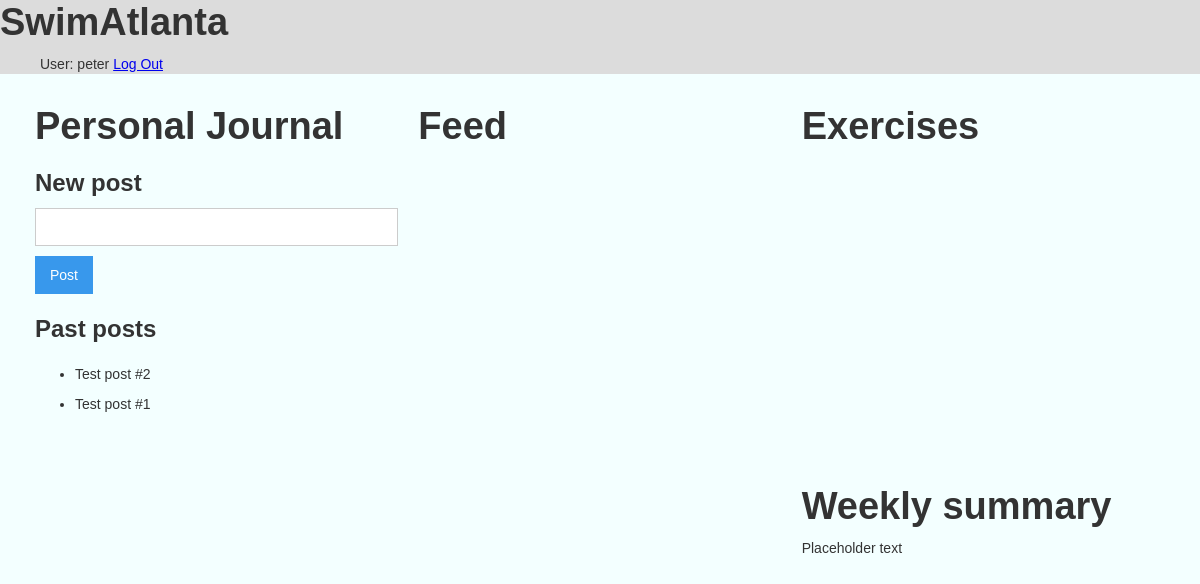
/home/home (signed in), run on an earlier commit of the app's database.
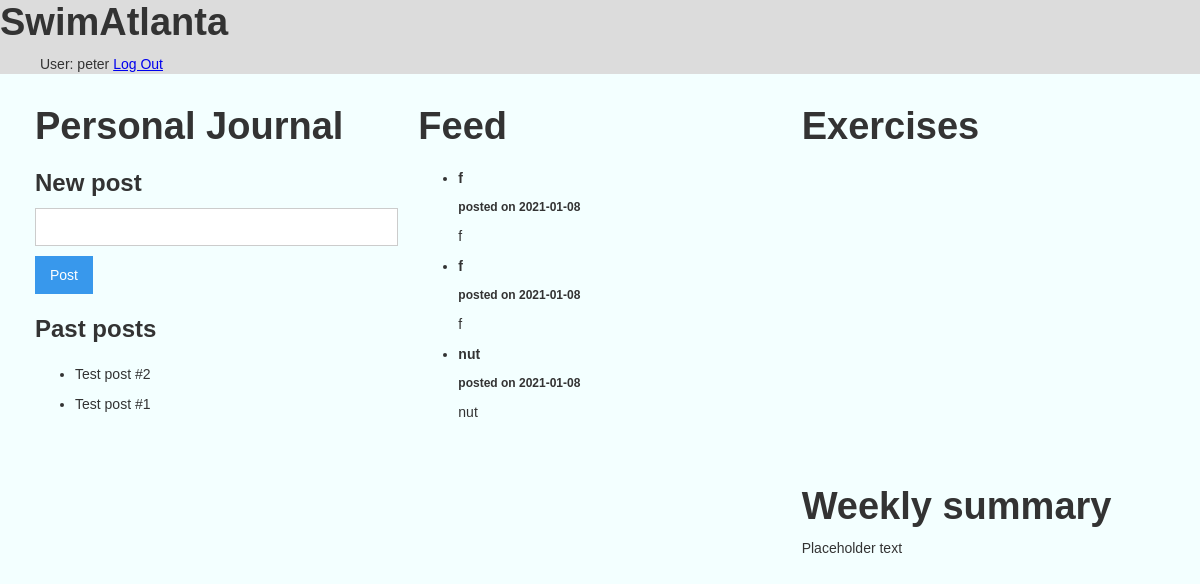
And on a later commit of the database.
### tables this page shows
CREATE TABLE user (
  id INTEGER PRIMARY KEY AUTOINCREMENT,
  username TEXT UNIQUE NOT NULL,
  password TEXT NOT NULL,
  isCoach INTEGER DEFAULT 0,
  tags TEXT 
);

CREATE TABLE journalPosts (
    id INTEGER PRIMARY KEY AUTOINCREMENT,
    created TIMESTAMP NOT NULL DEFAULT CURRENT_TIMESTAMP,
    author_id INTEGER NOT NULL,
    body TEXT NOT NULL,
    FOREIGN KEY (author_id) REFERENCES user (id)
);

CREATE TABLE feedPosts (
    id INTEGER PRIMARY KEY AUTOINCREMENT,
    created TIMESTAMP NOT NULL DEFAULT CURRENT_TIMESTAMP,
    title TEXT NOT NULL,
    body TEXT NOT NULL,
    tag TEXT NOT NULL DEFAULT main
);

### website/home.py (the view, shortened to what this page needs)
@bp.route('/home/home', methods=("GET", "POST"))
@login_required
def home():
    db = get_db()
    feedPosts = db.execute(
        "SELECT title, body, created"
        " FROM feedPosts"
        " ORDER BY created DESC"
    ).fetchall()
    journalPosts = db.execute(
        'SELECT p.id, body, created, author_id, username'
        ' FROM journalPosts p JOIN user u ON p.author_id = u.id'
        ' ORDER BY created DESC'
    ).fetchall()
    exercises = db.execute(
        "SELECT title, descript"
        " From exercises"
        " ORDER BY title"
    ).fetchall()
    weeklySummary = "test string"
    return render_template("home/home.html",
    feedPosts=feedPosts, journalPosts=journalPosts,
    exercises=exercises, weeklySummary=weeklySummary)

### website/auth.py (called while the page is built)
@bp.before_app_request
def load_logged_in_user():
    user_id = session.get("user_id")
    if user_id is None:
        g.user = None
    else:
        g.user = (
            get_db().execute("SELECT * FROM user WHERE id = ?", (user_id,)).fetchone()
        )

def login_required(view):
    @functools.wraps(view)
    def wrapped_view(**kwargs):
        if g.user is None:
            return redirect(url_for('auth.login'))
        return view(**kwargs)
    return wrapped_view

### website/db.py (called while the page is built)
def get_db():
    if "db" not in g:
        g.db = sqlite3.connect(
            current_app.config["DATABASE"], detect_types=sqlite3.PARSE_DECLTYPES
        )
        g.db.row_factory = sqlite3.Row
    return g.db

### website/templates/home/home.html (shortened to what this page needs)
{% extends 'base.html' %}
{% block content %}
<html>
<body style="background-color: #F3FFFF;">
    <div class="section" >
        <div class="columns w-row">
            <div class="column-3 w-col w-col-4">
                <div>
                    <h1 class="heading-4">Personal Journal</h1>
                </div>
                <div>
                    <div>
                        <h3>New post</h3>
                    </div>
                    <div>
                        <div class="w-form">
                            <form method="post">
                                    <input name="journal" id="journal" class="w-input" required>
                                    <input type="submit" value="Post" class="w-button">
                            </form>
                        </div>
                    </div>
                </div>
                <div>
                    <div class="div-block-3">
                        <h3>Past posts</h3>
                    </div>
                    <div class="div-block-2">
                        <ul role="list" class="list">
                            {% for journal in journalPosts %}
                            {% if g.user['id'] == journal['author_id'] %}
                            <li class="list-item">
                                <p>{{ journal.body }}</p>
                            </li>
                            {% endif %}
                            {% endfor %}
                        </ul>
                    </div>
                </div>
            </div>
            <div class="column-2 w-col w-col-4">
                <div>
                    <div>
                        <h1 class="heading-3">Feed</h1>
                    </div>
                </div>
                <div>
                    <ul role="list" class="list-2">
                        {% for post in feedPosts %}
                        <li class="list-item">
                            <h5>{{ post['title'] }}</h5>
                            <h6>posted on {{ post['created'].strftime('%Y-%m-%d') }}</h6>
                            <p>{{ post['body'] }}</p>
                        </li>
                        {% endfor %}
                    </ul>
                </div>
            </div>
            <div class="column-4 w-col w-col-4">
                <div class="div-block-5">
                    <div class="div-block-4">
                        <div>
                            <h1 class="heading-2">Exercises</h1>
                        </div>
                        <div class="div-block-7">
                            <ul role="list" class="list-3">
                            </ul>
                        </div>
                    </div>
                    <div class="div-block-6">
                        <div>
                            <h1>Weekly summary</h1>
                        </div>
                        <div>
                            <p>Placeholder text</p>
                        </div>
                    </div>
                </div>
            </div>
        </div>
    </div>
</body>
</html>
{% endblock %}

### website/templates/base.html (shortened to what this page needs)
<!doctype html>
<head>
    <link rel="stylesheet" href="{{ url_for('static', filename='styles.css') }}">
</head>
<nav style="background-color: gainsboro; padding-top: 0; margin-top: 0;">
    <h1 class="headerText">SwimAtlanta</h1>
    <ul>
        <div>
            {% if g.user %}
            <span>User: {{ g.user['username'] }}</span>
            <a href="{{ url_for('auth.logout') }}">Log Out</a>
                {% else %}
            <li><a href="{{ url_for('auth.register') }}">Register</a>
            <li><a href="{{ url_for('auth.login') }}">Log In</a>
            {% endif %}
        </div>
    </ul>
</nav>
<section class="content">
    {% block content %}{% endblock %}
</section>

### website/static/styles.css (style rules this page uses)
html { font-family: sans-serif; -ms-text-size-adjust: 100%; -webkit-text-size-adjust: 100% }
body { margin: 0 }
article,aside,details,figcaption,figure,footer,header,hgroup,main,menu,nav,section,summary { display: block }
a { background-color: transparent }
h1 { font-size: 2em; margin: .67em 0 }
button,input,optgroup,select,textarea { color: inherit; font: inherit; margin: 0 }
input { line-height: normal }
* { -webkit-box-sizing: border-box; -moz-box-sizing: border-box; box-sizing: border-box }
html { height: 100% }
body { margin: 0; min-height: 100%; background-color: #fff; font-family: Arial,sans-serif; font-size: 14px; line-height: 20px; color: #333 }
.w-button { display: inline-block; padding: 9px 15px; background-color: #3898EC; color: white; border: 0; line-height: inherit; text-decoration: none; cursor: pointer; border-radius: 0 }
input.w-button { -webkit-appearance: button }
h1,h2,h3,h4,h5,h6 { font-weight: bold; margin-bottom: 10px }
h1 { font-size: 38px; line-height: 44px; margin-top: 0px }
h3 { font-size: 24px; line-height: 30px; margin-top: 20px }
h5 { font-size: 14px; line-height: 20px; margin-top: 10px }
h6 { font-size: 12px; line-height: 18px; margin-top: 10px }
p { margin-top: 0; margin-bottom: 10px }
ul,ol { margin-top: 0; margin-bottom: 10px; padding-left: 40px }
.w-form { margin: 0 0 15px }
.w-input,.w-select { display: block; width: 100%; height: 38px; padding: 8px 12px; margin-bottom: 10px; font-size: 14px; line-height: 1.42857143; color: #333333; vertical-align: middle; background-color: #ffffff; border: 1px solid #cccccc }
.w-row:before,.w-row:after { content: " "; display: table; grid-column-start: 1; grid-row-start: 1; grid-column-end: 2; grid-row-end: 2 }
.w-row:after { clear: both }
.w-col { position: relative; float: left; width: 100%; min-height: 1px; padding-left: 10px; padding-right: 10px }
.w-col-4 { width: 33.33333333% }
.list-item { overflow: visible; }
.list { overflow: auto; height: 480px; }
.div-block-2 { height: 95%; }
.div-block-3 { height: 5%; }
.list-2 { overflow: auto; height: 720px; }
.column-2 { height: 800px; padding-top: 20px; padding-bottom: 20px; -o-object-fit: fill; object-fit: fill; }
.columns { height: 90%; max-height: 50%; -o-object-fit: fill; object-fit: fill; }
.section { height: auto; padding-right: 25px; padding-left: 25px; }
.column-3 { height: 800px; padding-top: 20px; padding-bottom: 20px; }
.column-4 { height: 800px; padding-top: 20px; padding-bottom: 20px; }
.div-block-4 { height: 50%; }
.div-block-5 { height: 100%; }
.div-block-6 { height: 40%; }
.heading-2 { margin-top: 0px; }
.div-block-7 { height: 80%; }
.list-3 { overflow: auto; height: 100%; list-style-type: disc; }
.heading-3 { margin-top: 0px; }
.heading-4 { margin-top: 0px; }

What changed in the data, as far as the page shows it:
added feedPosts: title "f", created "2021-01-08", body "f"
added feedPosts: title "f", created "2021-01-08", body "f"
added feedPosts: title "nut", created "2021-01-08", body "nut"
